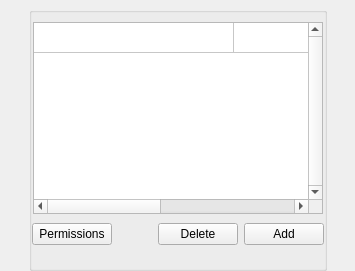
     <widget class="QWidget" name="pSyncs">
      <property name="sizePolicy">
       <sizepolicy hsizetype="Preferred" vsizetype="Maximum">
        <horstretch>0</horstretch>
        <verstretch>0</verstretch>
       </sizepolicy>
      </property>
      <layout class="QVBoxLayout" name="verticalLayout_8" stretch="0">
       <property name="spacing">
        <number>6</number>
       </property>
       <property name="leftMargin">
        <number>29</number>
       </property>
       <property name="topMargin">
        <number>7</number>
       </property>
       <property name="rightMargin">
        <number>28</number>
       </property>
       <property name="bottomMargin">
        <number>0</number>
       </property>
       <item>
        <widget class="QGroupBox" name="gSyncs">
         <property name="title">
          <string/>
         </property>
         <property name="flat">
          <bool>true</bool>
         </property>
         <layout class="QVBoxLayout" name="verticalLayout_9">
          <property name="spacing">
           <number>9</number>
          </property>
          <property name="leftMargin">
           <number>0</number>
          </property>
          <property name="rightMargin">
           <number>0</number>
          </property>
          <property name="bottomMargin">
           <number>0</number>
          </property>
          <item>
           <widget class="QWidget" name="widget_9" native="true">
            <layout class="QVBoxLayout" name="verticalLayout_16">
             <property name="leftMargin">
              <number>1</number>
             </property>
             <property name="topMargin">
              <number>0</number>
             </property>
             <property name="rightMargin">
              <number>1</number>
             </property>
             <property name="bottomMargin">
              <number>0</number>
             </property>
             <item>
              <widget class="QTableWidget" name="tSyncs">
               <property name="enabled">
                <bool>true</bool>
               </property>
               <property name="styleSheet">
                <string notr="true"/>
               </property>
               <property name="frameShape">
                <enum>QFrame::StyledPanel</enum>
               </property>
               <property name="verticalScrollBarPolicy">
                <enum>Qt::ScrollBarAlwaysOn</enum>
               </property>
               <property name="autoScroll">
                <bool>false</bool>
               </property>
               <property name="editTriggers">
                <set>QAbstractItemView::NoEditTriggers</set>
               </property>
               <property name="selectionMode">
                <enum>QAbstractItemView::SingleSelection</enum>
               </property>
               <property name="selectionBehavior">
                <enum>QAbstractItemView::SelectRows</enum>
               </property>
               <property name="textElideMode">
                <enum>Qt::ElideMiddle</enum>
               </property>
               <property name="horizontalScrollMode">
                <enum>QAbstractItemView::ScrollPerPixel</enum>
               </property>
               <property name="showGrid">
                <bool>true</bool>
               </property>
               <property name="wordWrap">
                <bool>false</bool>
               </property>
               <property name="cornerButtonEnabled">
                <bool>true</bool>
               </property>
               <attribute name="horizontalHeaderVisible">
                <bool>false</bool>
               </attribute>
               <attribute name="horizontalHeaderCascadingSectionResizes">
                <bool>true</bool>
               </attribute>
               <attribute name="horizontalHeaderDefaultSectionSize">
                <number>200</number>
               </attribute>
               <attribute name="horizontalHeaderHighlightSections">
                <bool>true</bool>
               </attribute>
               <attribute name="horizontalHeaderMinimumSectionSize">
                <number>200</number>
               </attribute>
               <attribute name="horizontalHeaderShowSortIndicator" stdset="0">
                <bool>false</bool>
               </attribute>
               <attribute name="horizontalHeaderStretchLastSection">
                <bool>false</bool>
               </attribute>
               <attribute name="verticalHeaderVisible">
                <bool>false</bool>
               </attribute>
               <attribute name="verticalHeaderCascadingSectionResizes">
                <bool>false</bool>
               </attribute>
               <attribute name="verticalHeaderDefaultSectionSize">
                <number>30</number>
               </attribute>
               <attribute name="verticalHeaderHighlightSections">
                <bool>true</bool>
               </attribute>
               <attribute name="verticalHeaderShowSortIndicator" stdset="0">
                <bool>false</bool>
               </attribute>
               <attribute name="verticalHeaderStretchLastSection">
                <bool>false</bool>
               </attribute>
               <row>
                <property name="text">
                 <string/>
                </property>
               </row>
               <column>
                <property name="text">
                 <string>Local Folder</string>
                </property>
               </column>
               <column>
                <property name="text">
                 <string>MEGA folder</string>
                </property>
               </column>
               <column>
                <property name="text">
                 <string/>
                </property>
               </column>
               <item row="0" column="2">
                <property name="text">
                 <string/>
                </property>
               </item>
              </widget>
             </item>
            </layout>
           </widget>
          </item>
          <item>
           <widget class="QWidget" name="wSyncsButtons" native="true">
            <property name="minimumSize">
             <size>
              <width>0</width>
              <height>0</height>
             </size>
            </property>
            <property name="maximumSize">
             <size>
              <width>16777215</width>
              <height>30</height>
             </size>
            </property>
            <property name="layoutDirection">
             <enum>Qt::RightToLeft</enum>
            </property>
            <layout class="QHBoxLayout" name="horizontalLayout_6">
             <property name="leftMargin">
              <number>0</number>
             </property>
             <property name="topMargin">
              <number>0</number>
             </property>
             <property name="rightMargin">
              <number>0</number>
             </property>
             <property name="bottomMargin">
              <number>6</number>
             </property>
             <item>
              <widget class="QPushButton" name="bAdd">
               <property name="sizePolicy">
                <sizepolicy hsizetype="Minimum" vsizetype="Preferred">
                 <horstretch>0</horstretch>
                 <verstretch>0</verstretch>
                </sizepolicy>
               </property>
               <property name="minimumSize">
                <size>
                 <width>0</width>
                 <height>0</height>
                </size>
               </property>
               <property name="maximumSize">
                <size>
                 <width>16777215</width>
                 <height>32</height>
                </size>
               </property>
               <property name="focusPolicy">
                <enum>Qt::StrongFocus</enum>
               </property>
               <property name="text">
                <string>Add</string>
               </property>
               <property name="autoDefault">
                <bool>false</bool>
               </property>
              </widget>
             </item>
             <item>
              <widget class="QPushButton" name="bDelete">
               <property name="sizePolicy">
                <sizepolicy hsizetype="Minimum" vsizetype="Preferred">
                 <horstretch>0</horstretch>
                 <verstretch>0</verstretch>
                </sizepolicy>
               </property>
               <property name="minimumSize">
                <size>
                 <width>0</width>
                 <height>0</height>
                </size>
               </property>
               <property name="maximumSize">
                <size>
                 <width>16777215</width>
                 <height>32</height>
                </size>
               </property>
               <property name="focusPolicy">
                <enum>Qt::StrongFocus</enum>
               </property>
               <property name="text">
                <string>Delete</string>
               </property>
               <property name="autoDefault">
                <bool>false</bool>
               </property>
              </widget>
             </item>
             <item>
              <spacer name="hSyncs">
               <property name="orientation">
                <enum>Qt::Horizontal</enum>
               </property>
               <property name="sizeHint" stdset="0">
                <size>
                 <width>40</width>
                 <height>20</height>
                </size>
               </property>
              </spacer>
             </item>
             <item>
              <widget class="QPushButton" name="bPermissions">
               <property name="text">
                <string>Permissions</string>
               </property>
              </widget>
             </item>
            </layout>
           </widget>
          </item>
          <item>
           <spacer name="verticalSpacer_6">
            <property name="orientation">
             <enum>Qt::Vertical</enum>
            </property>
            <property name="sizeType">
             <enum>QSizePolicy::Fixed</enum>
            </property>
            <property name="sizeHint" stdset="0">
             <size>
              <width>20</width>
              <height>17</height>
             </size>
            </property>
           </spacer>
          </item>
         </layout>
        </widget>
       </item>
      </layout>
     </widget>
